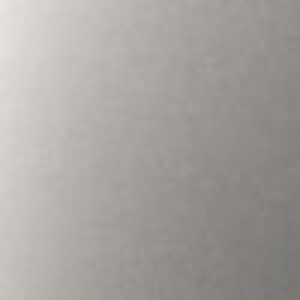
#> input picture ok.jpg, 100 x 100 px, found by its file name (shown 3 times larger)
$ python defect-surface.py
#> lines starting #> are read from the running program, lines starting #| are printed output that depends on the picture; after the words box and inside, x2 and y2 are one past the last pixel; in counts of white or black regions, pixels touching at a corner belong together
import cv2
import numpy as np

class DefectSurfaceAnalysis:
    def preprocess_image(self, image_path):
        # Load the image
#> called with image_path = 'image/ok.jpg'
        img = cv2.imread(image_path)
#> img is the input picture: shape (100, 100, 3); mean B, G, R 158.7, 162.5, 166.2

        # Resize the image to a fixed size (200x150)
        img_resize = cv2.resize(img, (200, 150))
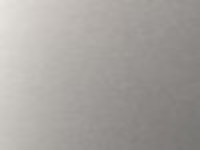
#> img_resize: shape (150, 200, 3); mean B, G, R 158.6, 162.4, 166.1

        # Convert the resized image to grayscale
        img_gray = cv2.cvtColor(img_resize, cv2.COLOR_BGR2GRAY)

        # Apply Otsu's thresholding to create a binary image
        ret, th = cv2.threshold(img_gray, 0, 255, cv2.THRESH_OTSU+cv2.THRESH_BINARY_INV)
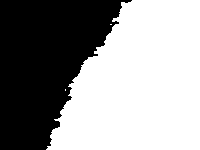
#> th: shape (150, 200); 58.6% white; 1 black region, box (x1, y1, x2, y2) and area: (0, 0, 132, 150) 12423
#> ret = 166
        return th

    def apply_grabcut(self, img_resize, rect, iter_count=10):
        # Convert the grayscale image to color for grabCut
#> called with rect = (1, 1, 200, 150), iter_count = 10
        img_color = cv2.cvtColor(img_resize, cv2.COLOR_GRAY2BGR)

        # Initialize mask, background, and foreground models
        mask = np.zeros(img_color.shape[:2], dtype="uint8")
        bg_model = np.zeros((1, 65), dtype="float")
        fg_model = np.zeros((1, 65), dtype="float")

        # Apply grabCut algorithm
        cv2.grabCut(
            img_color, mask, rect, bg_model, fg_model, iterCount=iter_count, mode=cv2.GC_INIT_WITH_RECT
        )

        # Create a binary mask from grabCut result
        output_mask = np.where((mask == cv2.GC_BGD) | (mask == cv2.GC_PR_BGD), 0, 1)
        output_mask = (output_mask * 255).astype("uint8")

        # Apply the binary mask to the original image to obtain the result
        grabcut_result = cv2.bitwise_and(img_color, img_color, mask=output_mask)
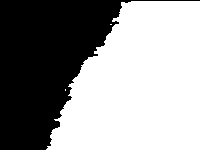
#> grabcut_result: shape (150, 200, 3); 58.4% white; 1 black region, box (x1, y1, x2, y2) and area: (0, 0, 200, 150) 12491
        return grabcut_result

    def analyze_defect_surface(self, image_path):
        # Preprocess the image
        th = self.preprocess_image(image_path)

        # Define a rectangle for grabCut
        rect = (1, 1, 200, 150)

        # Apply grabCut algorithm
        grabcut_result = self.apply_grabcut(th, rect)
        return grabcut_result

if __name__ == "__main__":
    image_path = "image/ok.jpg"

    # Create an instance of the DefectSurfaceAnalysis class
    analysis = DefectSurfaceAnalysis()

    # Analyze the defect surface image using the defined processes
    result = analysis.analyze_defect_surface(image_path)

    # Display the result image if it is valid
    if result is not None and result.shape[0] > 0 and result.shape[1] > 0:
        cv2.imshow("Result", result)
        cv2.waitKey(0)
        cv2.destroyAllWindows()
    else:
        print("Error: Unable to display the result image.")
